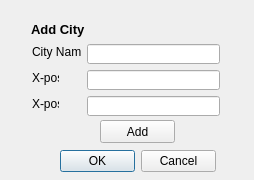
<?xml version="1.0" encoding="UTF-8"?>
<ui version="4.0">
 <class>Dialog_Addcity</class>
 <widget class="QDialog" name="Dialog_Addcity">
  <property name="geometry">
   <rect>
    <x>0</x>
    <y>0</y>
    <width>254</width>
    <height>180</height>
   </rect>
  </property>
  <property name="windowTitle">
   <string>Dialog</string>
  </property>
  <widget class="QDialogButtonBox" name="buttonBox">
   <property name="geometry">
    <rect>
     <x>60</x>
     <y>150</y>
     <width>156</width>
     <height>23</height>
    </rect>
   </property>
   <property name="orientation">
    <enum>Qt::Horizontal</enum>
   </property>
   <property name="standardButtons">
    <set>QDialogButtonBox::Cancel|QDialogButtonBox::Ok</set>
   </property>
  </widget>
  <widget class="QLineEdit" name="dialog_city">
   <property name="geometry">
    <rect>
     <x>87</x>
     <y>44</y>
     <width>133</width>
     <height>20</height>
    </rect>
   </property>
  </widget>
  <widget class="QLineEdit" name="dialog_city_x">
   <property name="geometry">
    <rect>
     <x>87</x>
     <y>70</y>
     <width>133</width>
     <height>20</height>
    </rect>
   </property>
  </widget>
  <widget class="QLineEdit" name="dialog_city_y">
   <property name="geometry">
    <rect>
     <x>87</x>
     <y>96</y>
     <width>133</width>
     <height>20</height>
    </rect>
   </property>
  </widget>
  <widget class="QLabel" name="label">
   <property name="geometry">
    <rect>
     <x>32</x>
     <y>44</y>
     <width>49</width>
     <height>16</height>
    </rect>
   </property>
   <property name="text">
    <string>City Name</string>
   </property>
  </widget>
  <widget class="QLabel" name="label_2">
   <property name="geometry">
    <rect>
     <x>32</x>
     <y>70</y>
     <width>27</width>
     <height>16</height>
    </rect>
   </property>
   <property name="text">
    <string>X-pos</string>
   </property>
  </widget>
  <widget class="QLabel" name="label_3">
   <property name="geometry">
    <rect>
     <x>32</x>
     <y>96</y>
     <width>27</width>
     <height>16</height>
    </rect>
   </property>
   <property name="text">
    <string>X-pos</string>
   </property>
  </widget>
  <widget class="QLabel" name="label_4">
   <property name="geometry">
    <rect>
     <x>31</x>
     <y>21</y>
     <width>55</width>
     <height>16</height>
    </rect>
   </property>
   <property name="font">
    <font>
     <pointsize>10</pointsize>
     <weight>75</weight>
     <bold>true</bold>
    </font>
   </property>
   <property name="text">
    <string>Add City</string>
   </property>
  </widget>
  <widget class="QPushButton" name="add_city">
   <property name="geometry">
    <rect>
     <x>100</x>
     <y>120</y>
     <width>75</width>
     <height>23</height>
    </rect>
   </property>
   <property name="text">
    <string>Add</string>
   </property>
  </widget>
 </widget>
 <resources/>
 <connections>
  <connection>
   <sender>buttonBox</sender>
   <signal>accepted()</signal>
   <receiver>Dialog_Addcity</receiver>
   <slot>accept()</slot>
   <hints>
    <hint type="sourcelabel">
     <x>248</x>
     <y>254</y>
    </hint>
    <hint type="destinationlabel">
     <x>157</x>
     <y>274</y>
    </hint>
   </hints>
  </connection>
  <connection>
   <sender>buttonBox</sender>
   <signal>rejected()</signal>
   <receiver>Dialog_Addcity</receiver>
   <slot>reject()</slot>
   <hints>
    <hint type="sourcelabel">
     <x>316</x>
     <y>260</y>
    </hint>
    <hint type="destinationlabel">
     <x>286</x>
     <y>274</y>
    </hint>
   </hints>
  </connection>
 </connections>
</ui>
